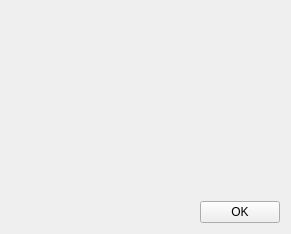
<?xml version="1.0" encoding="UTF-8"?>
<ui version="4.0">
 <class>SVCDiagnostics::CSVCValveStateInfoDlg</class>
 <widget class="QWidget" name="SVCDiagnostics::CSVCValveStateInfoDlg">
  <property name="geometry">
   <rect>
    <x>0</x>
    <y>0</y>
    <width>291</width>
    <height>234</height>
   </rect>
  </property>
  <property name="sizePolicy">
   <sizepolicy hsizetype="Expanding" vsizetype="Expanding">
    <horstretch>0</horstretch>
    <verstretch>0</verstretch>
   </sizepolicy>
  </property>
  <property name="maximumSize">
   <size>
    <width>800</width>
    <height>600</height>
   </size>
  </property>
  <property name="windowTitle">
   <string>Form</string>
  </property>
  <property name="autoFillBackground">
   <bool>false</bool>
  </property>
  <property name="styleSheet">
   <string notr="true"/>
  </property>
  <layout class="QGridLayout" name="gridLayout">
   <item row="0" column="0" colspan="2">
    <widget class="MainMenu::CScrollTable" name="widget" native="true"/>
   </item>
   <item row="1" column="0">
    <spacer name="horizontalSpacer">
     <property name="orientation">
      <enum>Qt::Horizontal</enum>
     </property>
     <property name="sizeHint" stdset="0">
      <size>
       <width>93</width>
       <height>20</height>
      </size>
     </property>
    </spacer>
   </item>
   <item row="1" column="1">
    <widget class="QPushButton" name="okBtn">
     <property name="text">
      <string>OK</string>
     </property>
    </widget>
   </item>
  </layout>
 </widget>
 <customwidgets>
  <customwidget>
   <class>MainMenu::CScrollTable</class>
   <extends>QWidget</extends>
   <header>MainMenu/Include/ScrollTable.h</header>
   <container>1</container>
  </customwidget>
 </customwidgets>
 <resources/>
 <connections/>
</ui>
